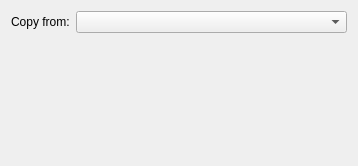
<?xml version="1.0" encoding="utf-8"?>
<ui version="4.0">
 <author>
    SPDX-FileCopyrightText: none
    SPDX-License-Identifier: GPL-3.0-or-later
  </author>
 <class>WdgChangeCloneSource</class>
 <widget class="QWidget" name="WdgChangeCloneSource">
  <property name="geometry">
   <rect>
    <x>0</x>
    <y>0</y>
    <width>358</width>
    <height>166</height>
   </rect>
  </property>
  <property name="windowTitle">
   <string/>
  </property>
  <layout class="QVBoxLayout" name="verticalLayout_2">
   <item>
    <layout class="QVBoxLayout" name="verticalLayout">
     <item>
      <layout class="QGridLayout" name="gridLayout">
       <item column="0" row="0">
        <widget class="QLabel" name="lblSourceLayer">
         <property name="sizePolicy">
          <sizepolicy hsizetype="Preferred" vsizetype="Fixed">
           <horstretch>0</horstretch>
           <verstretch>0</verstretch>
          </sizepolicy>
         </property>
         <property name="text">
          <string>Copy from:</string>
         </property>
        </widget>
       </item>
       <item column="1" row="0">
        <widget class="QComboBox" name="cmbSourceLayer">
         <property name="sizePolicy">
          <sizepolicy hsizetype="Expanding" vsizetype="Fixed">
           <horstretch>0</horstretch>
           <verstretch>0</verstretch>
          </sizepolicy>
         </property>
        </widget>
       </item>
      </layout>
     </item>
    </layout>
   </item>
   <item>
    <spacer name="verticalSpacer">
     <property name="orientation">
      <enum>Qt::Vertical</enum>
     </property>
     <property name="sizeHint" stdset="0">
      <size>
       <width>20</width>
       <height>40</height>
      </size>
     </property>
    </spacer>
   </item>
  </layout>
 </widget>
 <resources/>
 <connections/>
</ui>
